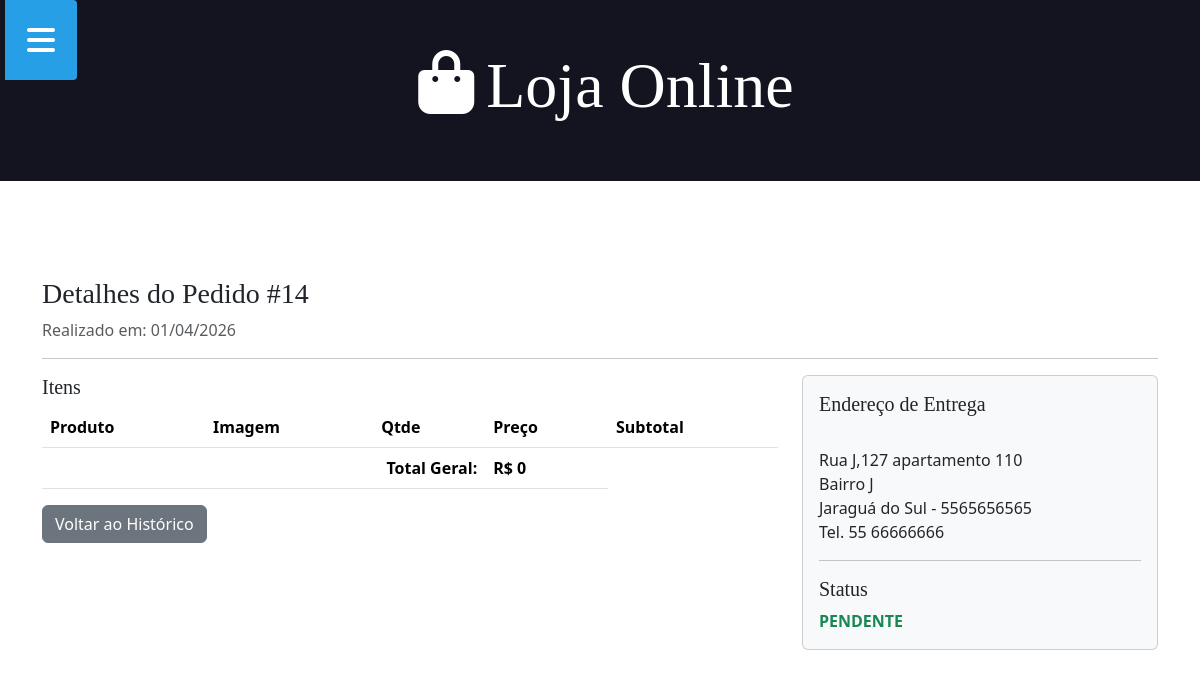
The app's page /pedido/14 (signed in), older data.
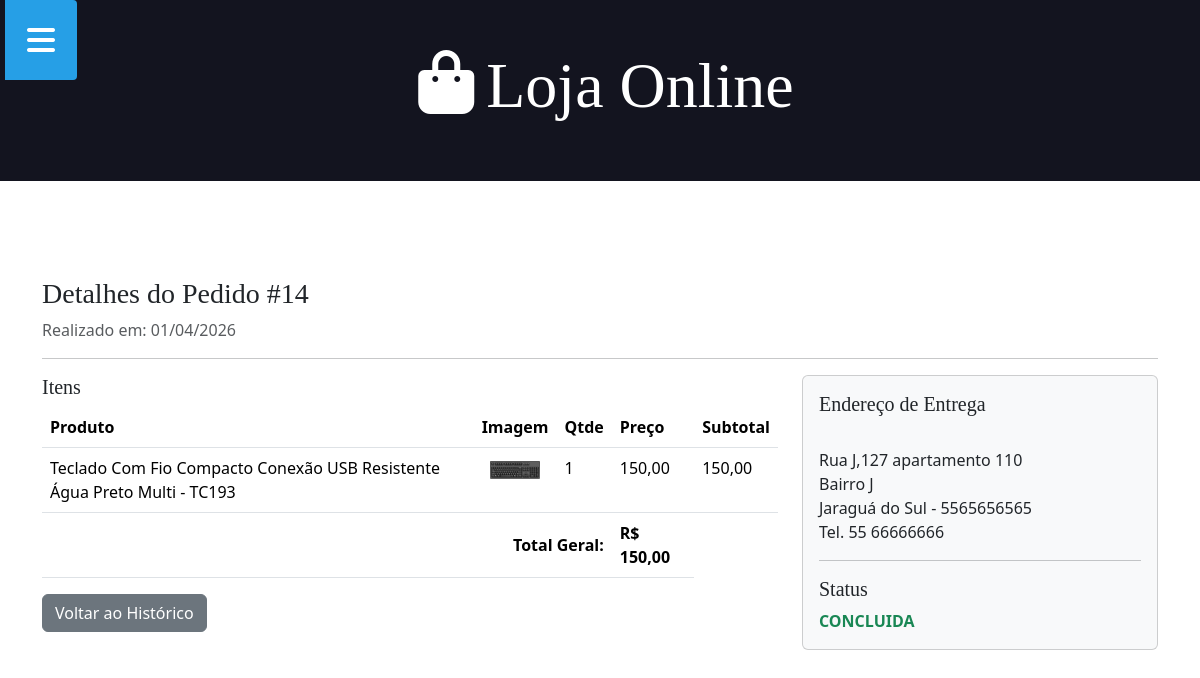
The same page, newer data.
### aplicacao/models.py (models this page shows, shortened)
class Venda(models.Model):
    STATUS_CHOICES = (
        ('P', 'PENDENTE'),
        ('C', 'CONCLUIDA'),
        ('X', 'CANCELADA')
    )
    status = models.CharField(max_length=1, choices=STATUS_CHOICES, default='P')
    data = models.DateField(auto_now_add=True)
    cliente = models.ForeignKey(User, on_delete=models.CASCADE)
    @property
    def total(self):
        total=0
        for item in self.itemvenda_set.all():
            total += item.produto.preco * item.qtde
        return total

class Perfil(models.Model):
    telefone = models.CharField(max_length=25, null=True, blank=True)
    rua = models.CharField(max_length=50, null=True, blank=True)
    numero = models.IntegerField(null=True, blank=True)
    bairro = models.CharField(max_length=50, null=True, blank=True)
    cidade = models.CharField(max_length=50, null=True, blank=True)
    complemento = models.CharField(max_length=100, null=True, blank=True)
    cep = models.CharField(max_length=50, null=True, blank=True)
    cliente = models.OneToOneField(User, on_delete=models.CASCADE)

class ItemVenda(models.Model):
    venda = models.ForeignKey(Venda, on_delete=models.CASCADE)
    produto = models.ForeignKey(Produto, on_delete=models.CASCADE)
    qtde = models.IntegerField(null=True, blank=True)
    @property
    def subtotal(self):
        return self.produto.preco * self.qtde

class Produto(models.Model):
    nome = models.CharField(max_length=100, null=True, blank=True)
    preco = models.DecimalField(decimal_places=2, max_digits=10, null=True, blank=True)
    qtde = models.IntegerField(null=True, blank=True)
    descricao = models.TextField(null=True, blank=True)
    data = models.DateField(null=True, blank=True)
    imagem = models.ImageField(upload_to='produtos/', null=True, blank=True)

### aplicacao/views.py (the view)
# urls.py: path('pedido/<int:venda_id>', views.detalhe_pedido, name='urldetalhe_pedido'),
@login_required
def detalhe_pedido(request, venda_id):
    venda = get_object_or_404(Venda, id=venda_id, cliente=request.user)
    if venda.cliente != request.user:
        return redirect("historico_pedidos")
    itens = venda.itemvenda_set.all()
    try:
        perfil= Perfil.objects.get(cliente=request.user)
    except Perfil.DoesNotExist:
        perfil = None
    context = {
        'venda': venda,
        'itens': itens,
        'perfil': perfil
    }
    return render(request, 'detalhe_pedido.html', context)

### aplicacao/templates/detalhe_pedido.html
{% extends 'global/base.html' %}
{% block content %}
<div class="container mt-5">
    <div class="row">
        <div class="col-md-12">
            <h3>Detalhes do Pedido #{{venda.id}}</h3>
            <p class="text-muted">Realizado em: {{ venda.data|date:"d/m/Y" }}</p>
            <hr />
        </div>
    </div>
    <div class="row">
        <div class="col-md-8">
            <h5>Itens</h5>
            <table class="table">
                <thead>
                    <tr>
                        <th>Produto</th>
                        <th>Imagem</th>
                        <th>Qtde</th>
                        <th>Preço</th>
                        <th>Subtotal</th>
                    </tr>
                </thead>
                <tbody>
                    {% for item in itens %}
                    <tr>
                        <td>{{ item.produto.nome }}</td>
                        <td>
                        {% if item.produto.imagem %}
                            <img src="{{ item.produto.imagem.url }}" alt="{{ item.produto.nome }}" width="50" class="ms-2" />
                        {% endif %}
                        </td>
                        <td>{{ item.qtde }}</td>
                        <td>{{ item.produto.preco }}</td>
                        <td>{{ item.subtotal }}</td>
                    </tr>
                    {% endfor %}
                </tbody>
                <tfoot>
                    <tr>
                        <th colspan="3" class="text-end">Total Geral:</th>
                        <th>R$ {{ venda.total }}</th>
                    </tr>
                </tfoot>
            </table>
            <a href="{% url 'urlhistorico' %}" class="btn btn-secondary">Voltar ao Histórico</a>
        </div>
        <div class="col-md-4">
            <div class="card bg-light">
                <div class="card-body">
                    <h5>Endereço de Entrega</h5>
                    {% if perfil %}
                        <p class="card-text">
                            <strong>{{ perfil.cliente.first_name }} {{ perfil.cliente.last_name }}</strong><br>
                            {{ perfil.rua }},{{ perfil.numero }} {{ perfil.complemento }} <br>
                            {{ perfil.bairro }} <br>
                            {{ perfil.cidade }} - {{ perfil.cep }} <br>
                            Tel. {{ perfil.telefone }}
                        </p>
                    {% endif %}
                    <hr />
                    <h5 class="card-title">Status</h5>
                    <p class="card-text text-success fw-bold">{{ venda.get_status_display }}</p>
        </div>
</div>
{% endblock %}

### aplicacao/templates/global/base.html (shortened to what this page needs)
{% load bootstrap5 %}
{% load static %}
<!DOCTYPE html>
<html lang="pt-br">
<head>
    <link rel="stylesheet" href="https://cdnjs.cloudflare.com/ajax/libs/font-awesome/7.0.1/css/all.min.css">
    <link rel="stylesheet" href="{% static 'css/styles.css' %}">
    {% bootstrap_css %}
</head>
<body>
    {% include 'global/menu.html' %}
    {% include 'global/header.html' %}
    {% block content %}
    {% endblock %}
</body>
</html>

### aplicacao/templates/global/menu.html (shortened to what this page needs)
<button class="button-show-menu button-show-menu-visible">
  <i class="fas fa-bars"></i>
</button>

### aplicacao/templates/global/header.html
<header class="main-header-container">
    <div class="main-header container">
        <h1>
            <a class="main-logo" href="{% url 'urlentrar' %}">
                <i class="fas fa-regular fa-bag-shopping main-logo-icon"></i>
                <span class="main-logo-text">Loja Online</span>
            </a>
        </h1>
    </div>
</header>

### static/css/styles.css (style rules this page uses)
.container { max-width: 144rem; margin: 0 auto; padding: 3rem; }
.main-header-container { background: #13141f; }
h1, h2, h3, h4, h5, h6 { font-family: 'Roboto Slab', serif; }
.main-logo { font-size: 4rem; color: #fff; text-decoration: none; display: flex; align-items: center; justify-content: center; width: fit-content; margin: 0 auto; }
.button-show-menu { position: fixed; left: 265px; top: 0; color: #fff; background-color: #269fe6; border: none; font-size: 2rem; z-index: 3; padding: 1rem; visibility: hidden; opacity: 0; transition: all 300ms ease-in-out; border-radius: 0 4px 4px 0; cursor: pointer; }
.button-show-menu-visible { visibility: visible; opacity: 1; left: 5px; }

Row changes from the older to the newer data that the page shows:
changed Venda id 14: total "0" → "150,00"; status "PENDENTE" → "CONCLUIDA"
added ItemVenda: produto.nome "Teclado Com Fio Compacto Conexão USB Resistente Água Preto Multi - TC193", produto.imagem (picture), qtde "1", produto.preco "150,00", subtotal "150,00"
